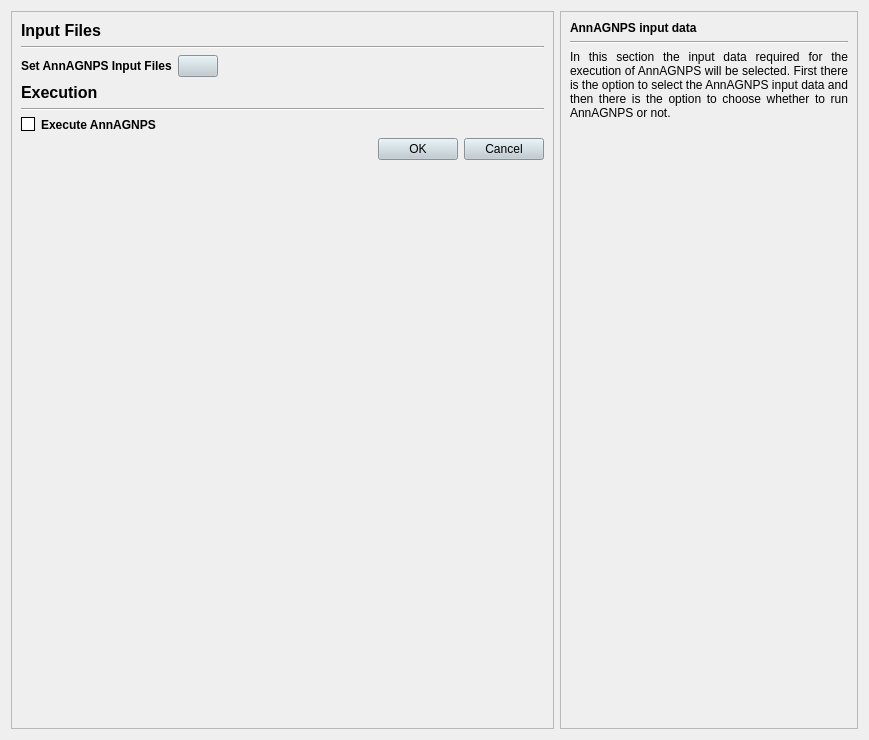
         <widget class="QWidget" name="scrollAreaWidgetContents">
          <property name="geometry">
           <rect>
            <x>0</x>
            <y>0</y>
            <width>869</width>
            <height>740</height>
           </rect>
          </property>
          <layout class="QGridLayout" name="gridLayout_3">
           <item row="0" column="0">
            <widget class="QFrame" name="frame_6">
             <property name="minimumSize">
              <size>
               <width>305</width>
               <height>0</height>
              </size>
             </property>
             <property name="frameShape">
              <enum>QFrame::StyledPanel</enum>
             </property>
             <property name="frameShadow">
              <enum>QFrame::Raised</enum>
             </property>
             <layout class="QGridLayout" name="gridLayout_8">
              <item row="0" column="0">
               <layout class="QVBoxLayout" name="verticalLayout_14">
                <item>
                 <layout class="QVBoxLayout" name="verticalLayout_5">
                  <item>
                   <widget class="QLabel" name="label_36">
                    <property name="font">
                     <font>
                      <pointsize>12</pointsize>
                      <weight>75</weight>
                      <bold>true</bold>
                     </font>
                    </property>
                    <property name="text">
                     <string>Input Files</string>
                    </property>
                   </widget>
                  </item>
                  <item>
                   <widget class="Line" name="line_11">
                    <property name="orientation">
                     <enum>Qt::Horizontal</enum>
                    </property>
                   </widget>
                  </item>
                  <item>
                   <layout class="QHBoxLayout" name="horizontalLayout_12">
                    <item>
                     <widget class="QLabel" name="label_18">
                      <property name="font">
                       <font>
                        <weight>75</weight>
                        <bold>true</bold>
                       </font>
                      </property>
                      <property name="text">
                       <string>Set AnnAGNPS Input Files</string>
                      </property>
                     </widget>
                    </item>
                    <item>
                     <widget class="QPushButton" name="pb_ann">
                      <property name="styleSheet">
                       <string notr="true">QPushButton {
    background-color: #becbd1;
    color: black;
}

QPushButton:hover {
    color: white;
}</string>
                      </property>
                      <property name="text">
                       <string/>
                      </property>
                     </widget>
                    </item>
                    <item>
                     <spacer name="horizontalSpacer_4">
                      <property name="orientation">
                       <enum>Qt::Horizontal</enum>
                      </property>
                      <property name="sizeHint" stdset="0">
                       <size>
                        <width>40</width>
                        <height>20</height>
                       </size>
                      </property>
                     </spacer>
                    </item>
                   </layout>
                  </item>
                 </layout>
                </item>
                <item>
                 <layout class="QVBoxLayout" name="verticalLayout_11">
                  <item>
                   <widget class="QLabel" name="label_37">
                    <property name="font">
                     <font>
                      <pointsize>12</pointsize>
                      <weight>75</weight>
                      <bold>true</bold>
                     </font>
                    </property>
                    <property name="text">
                     <string>Execution</string>
                    </property>
                   </widget>
                  </item>
                  <item>
                   <widget class="Line" name="line_12">
                    <property name="orientation">
                     <enum>Qt::Horizontal</enum>
                    </property>
                   </widget>
                  </item>
                  <item>
                   <widget class="QCheckBox" name="cbAnn">
                    <property name="font">
                     <font>
                      <weight>75</weight>
                      <bold>true</bold>
                     </font>
                    </property>
                    <property name="styleSheet">
                     <string notr="true">QCheckBox::hover{color:white}

QCheckBox::indicator:unchecked {
    background-color: white;
	border: 1px solid black
}</string>
                    </property>
                    <property name="text">
                     <string>Execute AnnAGNPS</string>
                    </property>
                   </widget>
                  </item>
                  <item>
                   <layout class="QHBoxLayout" name="horizontalLayout_14">
                    <item>
                     <spacer name="horizontalSpacer">
                      <property name="orientation">
                       <enum>Qt::Horizontal</enum>
                      </property>
                      <property name="sizeHint" stdset="0">
                       <size>
                        <width>40</width>
                        <height>20</height>
                       </size>
                      </property>
                     </spacer>
                    </item>
                    <item>
                     <widget class="QPushButton" name="pushButton_4">
                      <property name="styleSheet">
                       <string notr="true">background-color: #becbd1;</string>
                      </property>
                      <property name="text">
                       <string>OK</string>
                      </property>
                     </widget>
                    </item>
                    <item>
                     <widget class="QPushButton" name="pushButton_5">
                      <property name="styleSheet">
                       <string notr="true">background-color: #becbd1;</string>
                      </property>
                      <property name="text">
                       <string>Cancel</string>
                      </property>
                     </widget>
                    </item>
                   </layout>
                  </item>
                 </layout>
                </item>
                <item>
                 <spacer name="verticalSpacer_2">
                  <property name="orientation">
                   <enum>Qt::Vertical</enum>
                  </property>
                  <property name="sizeHint" stdset="0">
                   <size>
                    <width>20</width>
                    <height>40</height>
                   </size>
                  </property>
                 </spacer>
                </item>
               </layout>
              </item>
             </layout>
            </widget>
           </item>
           <item row="0" column="1">
            <widget class="QFrame" name="frame">
             <property name="frameShape">
              <enum>QFrame::StyledPanel</enum>
             </property>
             <property name="frameShadow">
              <enum>QFrame::Raised</enum>
             </property>
             <layout class="QGridLayout" name="gridLayout_14">
              <item row="1" column="0">
               <widget class="Line" name="line_9">
                <property name="orientation">
                 <enum>Qt::Horizontal</enum>
                </property>
               </widget>
              </item>
              <item row="2" column="0">
               <widget class="QLabel" name="label_34">
                <property name="text">
                 <string>In this section the input data required for the execution of AnnAGNPS will be selected. First there is the option to select the AnnAGNPS input data and then there is the option to choose whether to run AnnAGNPS or not. </string>
                </property>
                <property name="alignment">
                 <set>Qt::AlignJustify|Qt::AlignVCenter</set>
                </property>
                <property name="wordWrap">
                 <bool>true</bool>
                </property>
               </widget>
              </item>
              <item row="0" column="0">
               <widget class="QLabel" name="label_33">
                <property name="font">
                 <font>
                  <weight>75</weight>
                  <bold>true</bold>
                 </font>
                </property>
                <property name="text">
                 <string>AnnAGNPS input data</string>
                </property>
               </widget>
              </item>
              <item row="3" column="0">
               <spacer name="verticalSpacer_3">
                <property name="orientation">
                 <enum>Qt::Vertical</enum>
                </property>
                <property name="sizeHint" stdset="0">
                 <size>
                  <width>20</width>
                  <height>40</height>
                 </size>
                </property>
               </spacer>
              </item>
             </layout>
            </widget>
           </item>
          </layout>
         </widget>
